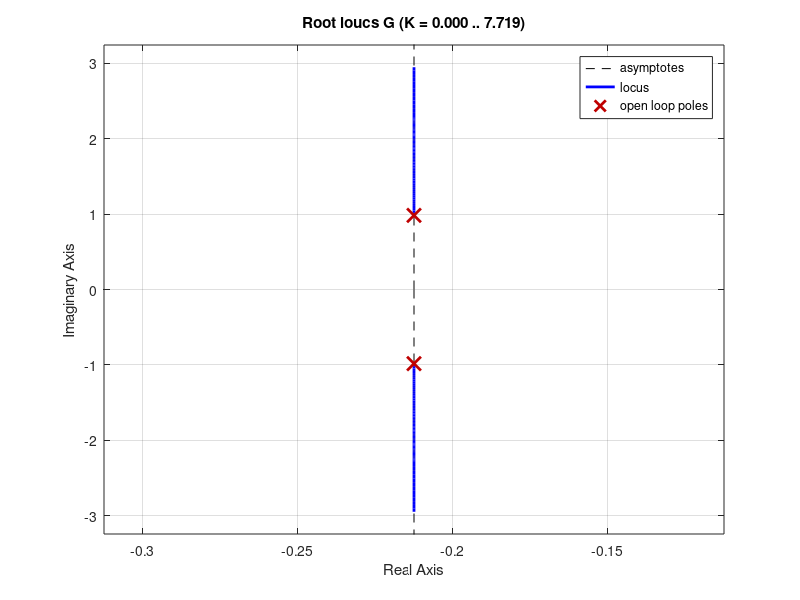
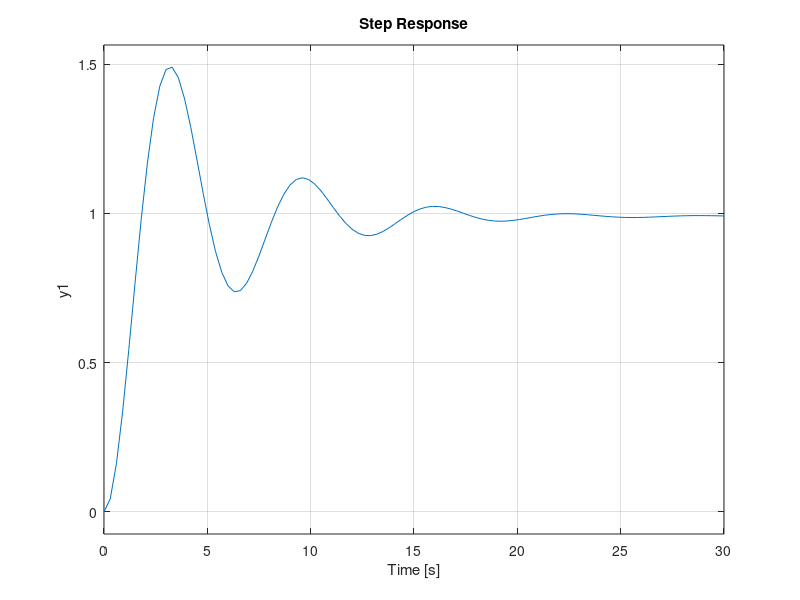

Here is the MATLAB script that generated these plots, in order: (Note: this script raises an error after producing the figures.)
%% DC motor modelling, finding rlocus and gain
% Parameters
R_nom  = 0.2;      % Ohm 
L_nom  = 0.5;      % H 
Kb_nom = 1.0;      % V·s/rad 
Kt_nom = 1.0;      % Nm/A 
J_nom  = 2.0;      % kg·m^2
B_nom  = 0.05;     % Nm·s/rad 

%% 
s = tf("s");
G = Kt_nom/ ((Kb_nom*Kt_nom) + (R_nom + s*L_nom)*(s*J_nom + B_nom));

% sisotool(G)
% controlSystemDesigner('rlocus', G);

figure (1);
rlocus(G);
grid on;

figure (2);
step(G);
grid on;

C = pidtune(G, "PID"); % alternate tuning

%% Spring mass
s = tf('s');
m = 1;
k = 1;
P_sm = 1/ (m*s^2 + k);

figure (3);
rlocus(P_sm);
grid on;

figure (4);
step(P_sm);
grid on;

C_sm = pidtune(P_sm, "PID"); % alternate tuning

% ZN tuning
Ku = 1.0;
T = 4.4;
Kp_zn = 0.6*Ku;
Ki_zn = (2*Kp_zn)/T;
Kd_zn = (Kp_zn*T)/8;

%% 

